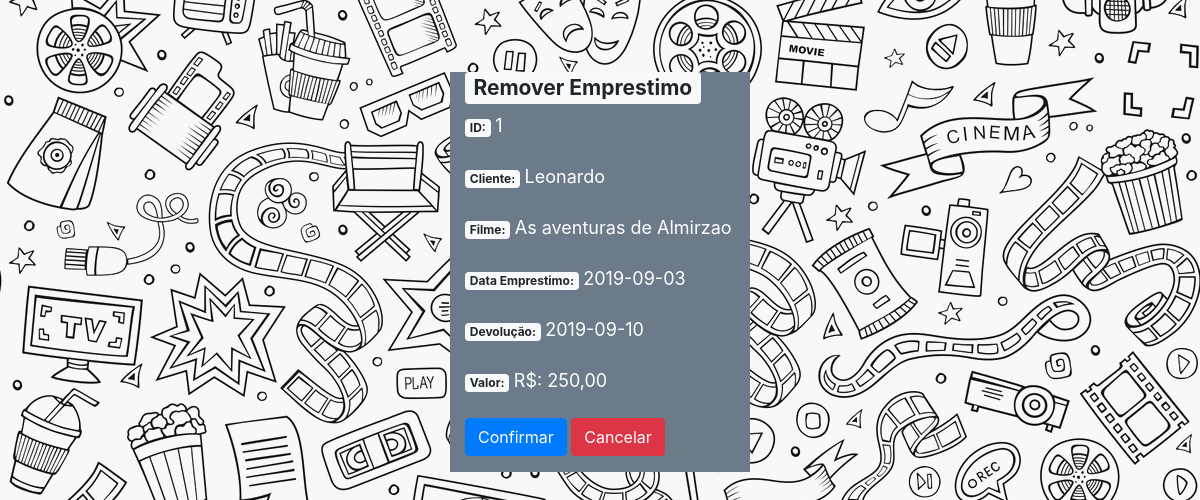
The app's page /emprestimo/frmRemEmp.php?id=1 (signed in) with its own data.
### tables this page shows
CREATE TABLE `emprestimo` (
  `id_emp` int(11) NOT NULL,
  `id_cliente` int(11) NOT NULL,
  `filme` int(11) NOT NULL,
  `data_emprestimo` date NOT NULL,
  `data_devolucao` date NOT NULL,
  `valor` float NOT NULL
);

CREATE TABLE `cliente` (
  `id` int(11) NOT NULL,
  `nome` varchar(35) NOT NULL,
  `telefone` int(11) NOT NULL,
  `celular` bigint(15) NOT NULL,
  `email` varchar(35) NOT NULL,
  `endereco` varchar(35) NOT NULL
);

CREATE TABLE `filme` (
  `id` int(11) NOT NULL,
  `titulo` varchar(35) NOT NULL,
  `categoria` int(11) NOT NULL,
  `ano` int(11) NOT NULL,
  `valor` float NOT NULL,
  `limite_dias` int(11) NOT NULL
);

### emprestimo/frmRemEmp.php (the view, shortened to what this page needs)
<?php
    $conexao = mysqli_connect("localhost","root","");
    $id = trim($_REQUEST['id']);
    $rs = mysqli_query($conexao,"SELECT emprestimo.id_emp as id, emprestimo.id_cliente as cliId, cliente.nome as cliNome, emprestimo.filme as filmeid, emprestimo.data_emprestimo as data_emprestimo, emprestimo.data_devolucao as data_devolucao,emprestimo.valor,filme.titulo,filme.valor FROM emprestimo INNER join cliente on emprestimo.id_cliente=cliente.id inner join filme on emprestimo.filme = filme.id WHERE emprestimo.id_emp=".$id);
    $exclui=mysqli_fetch_array($rs);
?>
<html>
    <head>
        <link rel="stylesheet" href="https://stackpath.bootstrapcdn.com/bootstrap/4.1.3/css/bootstrap.min.css">
        <link rel="stylesheet" href="https://use.fontawesome.com/releases/v5.2.0/css/all.css">
        <link rel="stylesheet" href="css\remStyle.css">
    </head>
    <body  background="fundo.jpg"  >
    <br><br><br>
    <div class="container">
        <div class="box">
          <h3><span class="badge badge-light">Remover Emprestimo</span></h3>
          <form id="frmRemEmp" name="frmRemEmp" method="POST" action="remEmp.php">
                <div class="form-group">
                    <label for="lblId">
                        <span class="badge badge-light">ID: </span>
                        <span class="text-xl font-weight-normal"><?php echo $exclui['id'] ?></span>
                    </label>
                </div>
                <div class="form-group">
                    <label for="lblCli">
                        <span class="badge badge-light">Cliente: </span>
                        <span class="text-xl font-weight-normal"><?php echo utf8_encode($exclui['cliNome']) ?></span>
                    </label>
                </div>
                <div class="form-group">
                    <label for="lblTitulo">
                        <span class="badge badge-light">Filme: </span>
                        <span class="text-xl font-weight-normal"><?php echo utf8_encode($exclui['titulo']) ?></span>
                    </label>
                </div>
                <div class="form-group">
                    <label for="lblDtEmp">
                        <span class="badge badge-light">Data Emprestimo: </span>
                        <span class="text-xl font-weight-normal"><?php echo $exclui['data_emprestimo'] ?></span>
                    </label>
                </div>
                <div class="form-group">
                    <label for="lblDev">
                        <span class="badge badge-light">Devolução: </span>
                        <span class="text-xl font-weight-normal"><?php echo $exclui['data_devolucao'] ?></span>
                    </label>
                </div>
                <div class="form-group">
                    <label for="lblValor">
                        <span class="badge badge-light">Valor: </span>
                        <span class="text-xl font-weight-normal">R$: <?php echo number_format($exclui ['valor'],2,',','.') ?></span>
                    </label>
                </div>
                <input type="submit" id="btConfirmar" name="btConfirmar"
                    class="btn btn-primary bt-lg" value="Confirmar">
                <input type="button" id="btCancelar" name="btCancelar"
                    class="btn btn-danger bt-lg" value="Cancelar" onclick="javascript:location.href='lstEmprestimo.php'">
          </form>
      </div>
    </body>
</html>

### emprestimo/css/remStyle.css (style rules this page uses)
.container { width: 300px; height: 400px; background: #6C7A89; display: flex; justify-content: center; align-items: center }
.box { width: 300px; height: 400px; background: #6C7A89; }
span { color:white; font-size: 18px; }

### records on screen
emprestimo: id_emp "1", id_cliente.nome "Leonardo", filme.titulo "As aventuras de Almirzao", data_emprestimo "2019-09-03", data_devolucao "2019-09-10", filme.valor "250,00"
